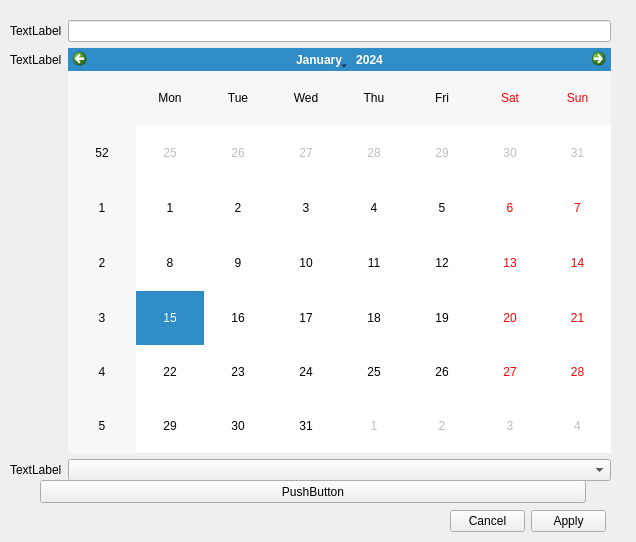
<?xml version="1.0" encoding="UTF-8"?>
<ui version="4.0">
 <class>Form</class>
 <widget class="QWidget" name="Form">
  <property name="geometry">
   <rect>
    <x>0</x>
    <y>0</y>
    <width>636</width>
    <height>542</height>
   </rect>
  </property>
  <property name="windowTitle">
   <string>Form</string>
  </property>
  <widget class="QDialogButtonBox" name="buttonBox">
   <property name="geometry">
    <rect>
     <x>450</x>
     <y>510</y>
     <width>156</width>
     <height>23</height>
    </rect>
   </property>
   <property name="standardButtons">
    <set>QDialogButtonBox::Apply|QDialogButtonBox::Cancel</set>
   </property>
   <property name="centerButtons">
    <bool>false</bool>
   </property>
  </widget>
  <widget class="QWidget" name="formLayoutWidget">
   <property name="geometry">
    <rect>
     <x>10</x>
     <y>20</y>
     <width>601</width>
     <height>461</height>
    </rect>
   </property>
   <layout class="QFormLayout" name="formLayout">
    <item row="0" column="0">
     <widget class="QLabel" name="label_3">
      <property name="text">
       <string>TextLabel</string>
      </property>
     </widget>
    </item>
    <item row="0" column="1">
     <widget class="QLineEdit" name="input_description"/>
    </item>
    <item row="1" column="0">
     <widget class="QLabel" name="label">
      <property name="text">
       <string>TextLabel</string>
      </property>
     </widget>
    </item>
    <item row="1" column="1">
     <widget class="QCalendarWidget" name="input_due_date"/>
    </item>
    <item row="2" column="0">
     <widget class="QLabel" name="label_2">
      <property name="text">
       <string>TextLabel</string>
      </property>
     </widget>
    </item>
    <item row="2" column="1">
     <widget class="QComboBox" name="input_repetition"/>
    </item>
   </layout>
  </widget>
  <widget class="QPushButton" name="testbtn">
   <property name="geometry">
    <rect>
     <x>40</x>
     <y>480</y>
     <width>546</width>
     <height>23</height>
    </rect>
   </property>
   <property name="text">
    <string>PushButton</string>
   </property>
  </widget>
 </widget>
 <resources/>
 <connections/>
</ui>
